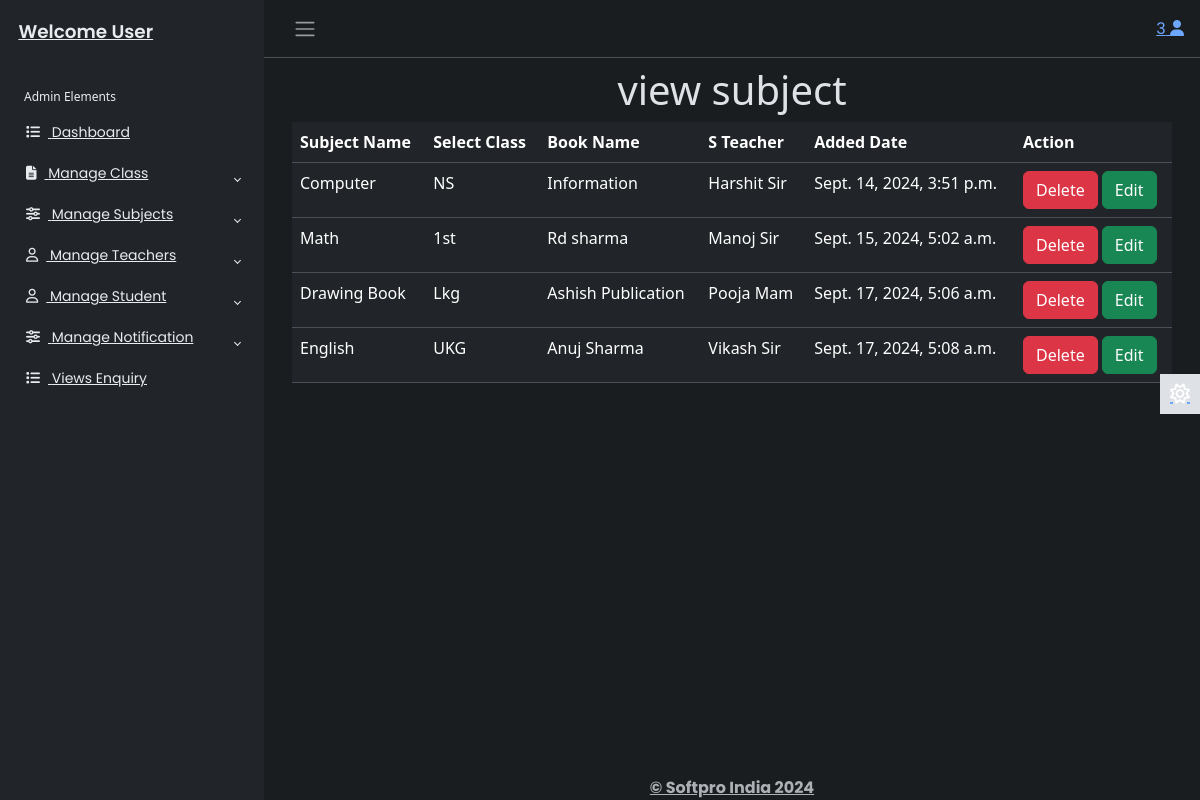
/adminapp/viewsubject/ (signed in), run on the app's committed database.
### adminapp/models.py (models this page shows)
class Subject(models.Model):
    sid=models.IntegerField(primary_key=True,auto_created=True)
    subject_name=models.CharField(max_length=30)
    sclass=models.CharField(max_length=50)
    book=models.CharField(max_length=50)
    steacher=models.CharField(max_length=50)
    created_date=models.DateTimeField()

### adminapp/views.py (the view)
# urls.py: path('viewsubject/',views.viewsubject,name='viewsubject'),
@cache_control(no_store=True,no_cache=True,must_revalidate=True)
def viewsubject(req):
    try:
         if req.session['adminid']!=None:
             adminid=req.session['adminid']
             sb=Subject.objects.all()
             return render(req,'viewsubject.html',{'adminid':adminid,'sb':sb})
    except KeyError:
        return redirect('login')

### adminapp/templates/viewsubject.html
{% extends 'adminbase.html' %}
{% load static %}
{% block admin %}
<div class="row">
    <div class="col-sm-12">
        <h1 class="text-center">view subject</h1>
        <table class="table">
            <tr>
                <th>Subject Name</th>
                <th>Select Class</th>
                <th>Book Name</th>
                <th>S Teacher </th>
                <th>Added Date</th>
                <th>Action</th>
            </tr>
            {% for s in sb %}
            <tr>
                <td>{{s.subject_name}}</td>
                <td>{{s.sclass}}</td>
                <td>{{s.book}}</td>
                <td>{{s.steacher}}</td>
                <td>{{s.created_date}}</td>
                <td>
                    <a href="#" class="btn btn-danger">Delete</a>
                    <a href="#" class="btn btn-success">Edit</a>
                </td>
            </tr>
            {% endfor %}
        </table>
    </div>
</div>
{%endblock%}

### adminapp/static/css/adminstyle.css (style rules this page uses)
body { font-family: 'Poppins', sans-serif; font-size: 0.875rem; opacity: 1; overflow-y: scroll; margin: 0; }
a { cursor: pointer; text-decoration: none; font-family: 'Poppins', sans-serif; }

### data on the page
Subject: subject_name "Computer", sclass "NS", book "Information", steacher "Harshit Sir", created_date "Sept. 14, 2024, 3:51 p.m."
Subject: subject_name "Math", sclass "1st", book "Rd sharma", steacher "Manoj Sir", created_date "Sept. 15, 2024, 5:02 a.m."
Subject: subject_name "Drawing Book", sclass "Lkg", book "Ashish Publication", steacher "Pooja Mam", created_date "Sept. 17, 2024, 5:06 a.m."
Subject: subject_name "English", sclass "UKG", book "Anuj Sharma", steacher "Vikash Sir", created_date "Sept. 17, 2024, 5:08 a.m."

### other printed values
{{ adminid }} "3"
